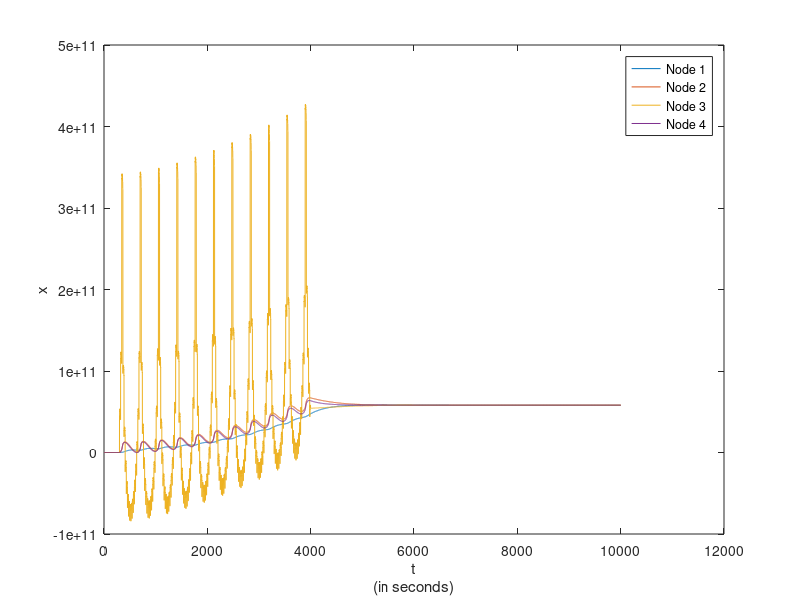

Source code (MATLAB):
clc,clear all;close all;

N=10000; %Total number of Iterations
dt=0.001;%Step Length

a=1000000000;  %Amplitude of attack signal

x1(1)=0;
x2(1)=6;
x3(1)=-2;
x4(1)=4;

a12=1;
a14=1;
a23=1;
a24=1;
a31=1;
a34=1;
a41=1;
a42=1;
a43=1;

for i=1:N
    
%     if i>=3000 & i<5000
%         x3(i)=x3(i)+a*sin(i);
%     end

    if i>=300 & i<4000
        x3(i)=x3(i)+a*tan(i);
    end
    
%     if i==3143
%         x3(i)=x3(i)+a*tan(i);
%     end

    x1(i+1)=x1(i)+dt*((-1)*((a12+a14)*x1(i)-a12*x2(i)-a14*x4(i)));
    x2(i+1)=x2(i)+dt*((-1)*((a23+a24)*x2(i)-a23*x3(i)-a24*x4(i)));
    x3(i+1)=x3(i)+dt*((-1)*((a31+a34)*x3(i)-a31*x1(i)-a34*x4(i)));
    x4(i+1)=x4(i)+dt*((-1)*((a41+a42+a43)*x4(i)-a41*x1(i)-a42*x2(i)-a43*x3(i)));
end

plot(x1);hold on;plot(x2);plot(x3);plot(x4)
legend('Node 1','Node 2','Node 3','Node 4')
title('')
xlabel({'t','(in seconds)'})
ylabel('x')
